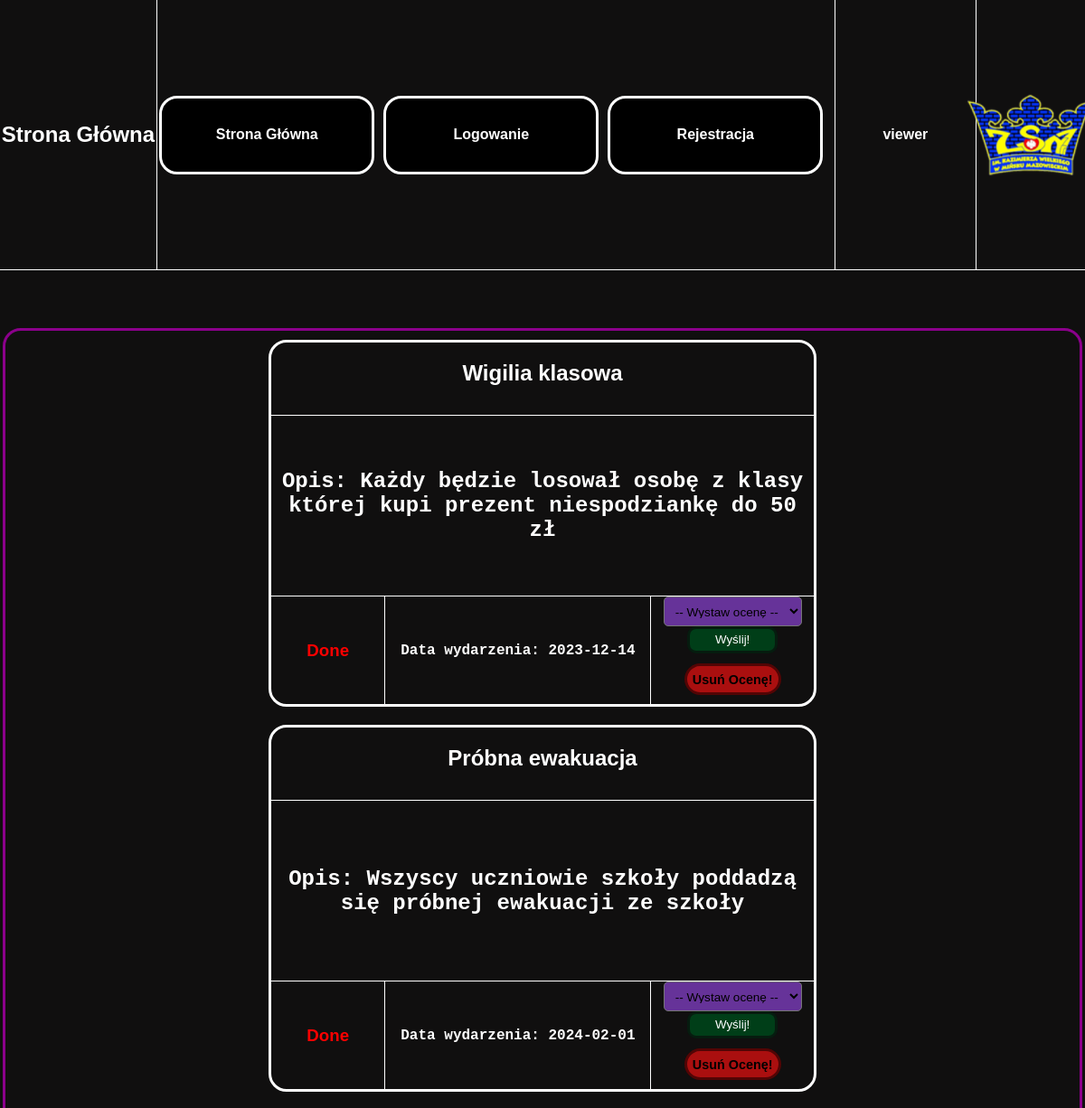
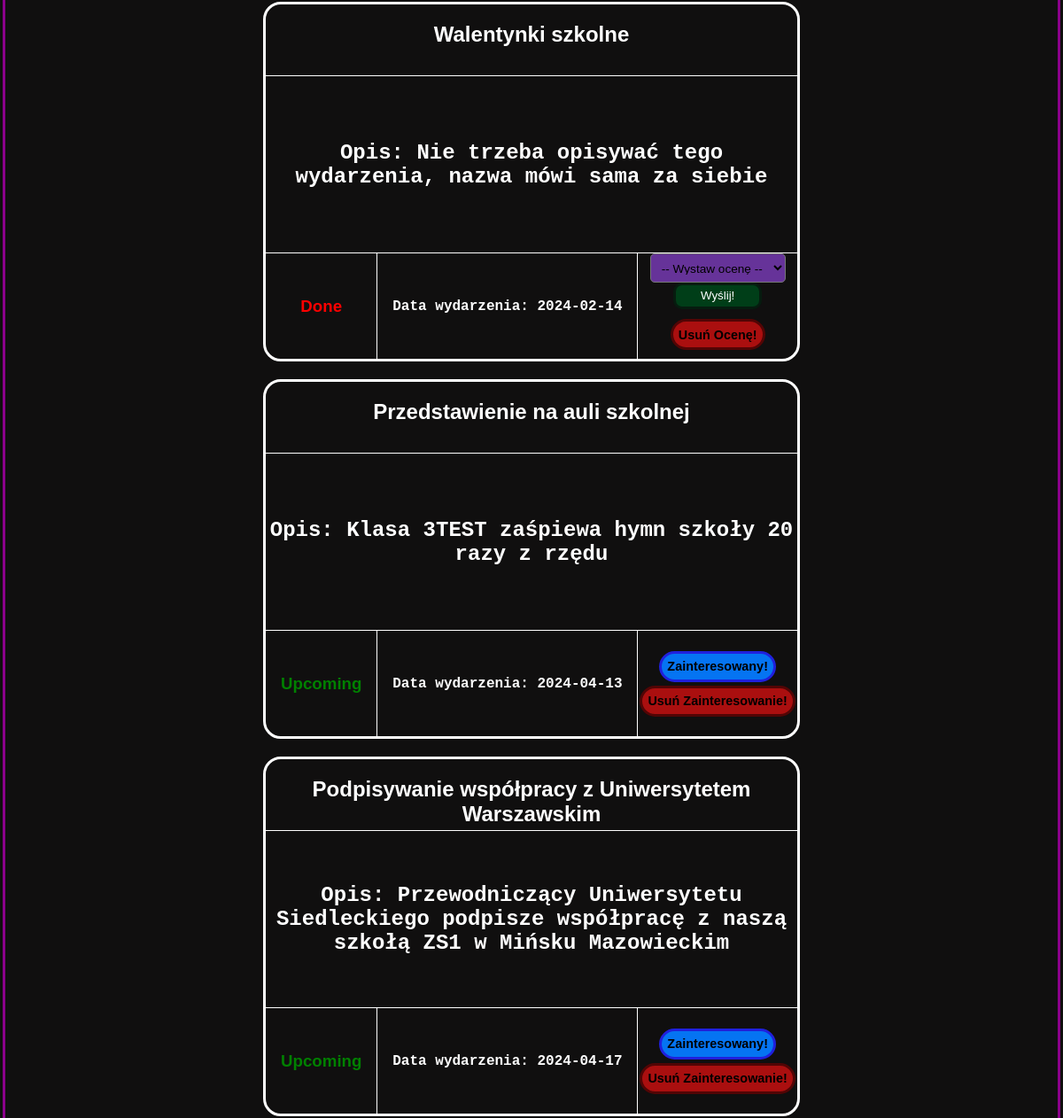
Before: / (upper part) with the older database file (2 pictures, top to bottom).
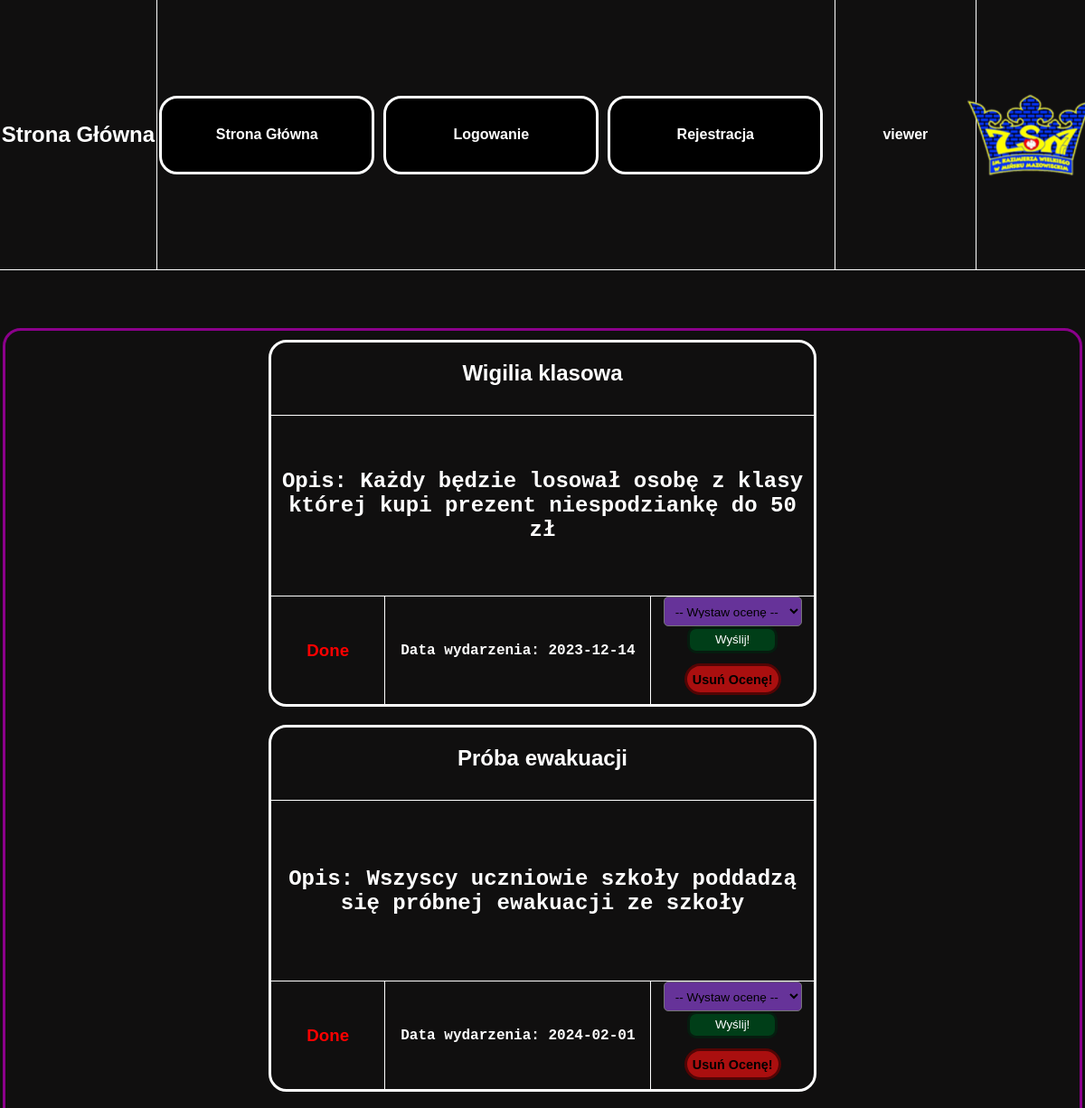
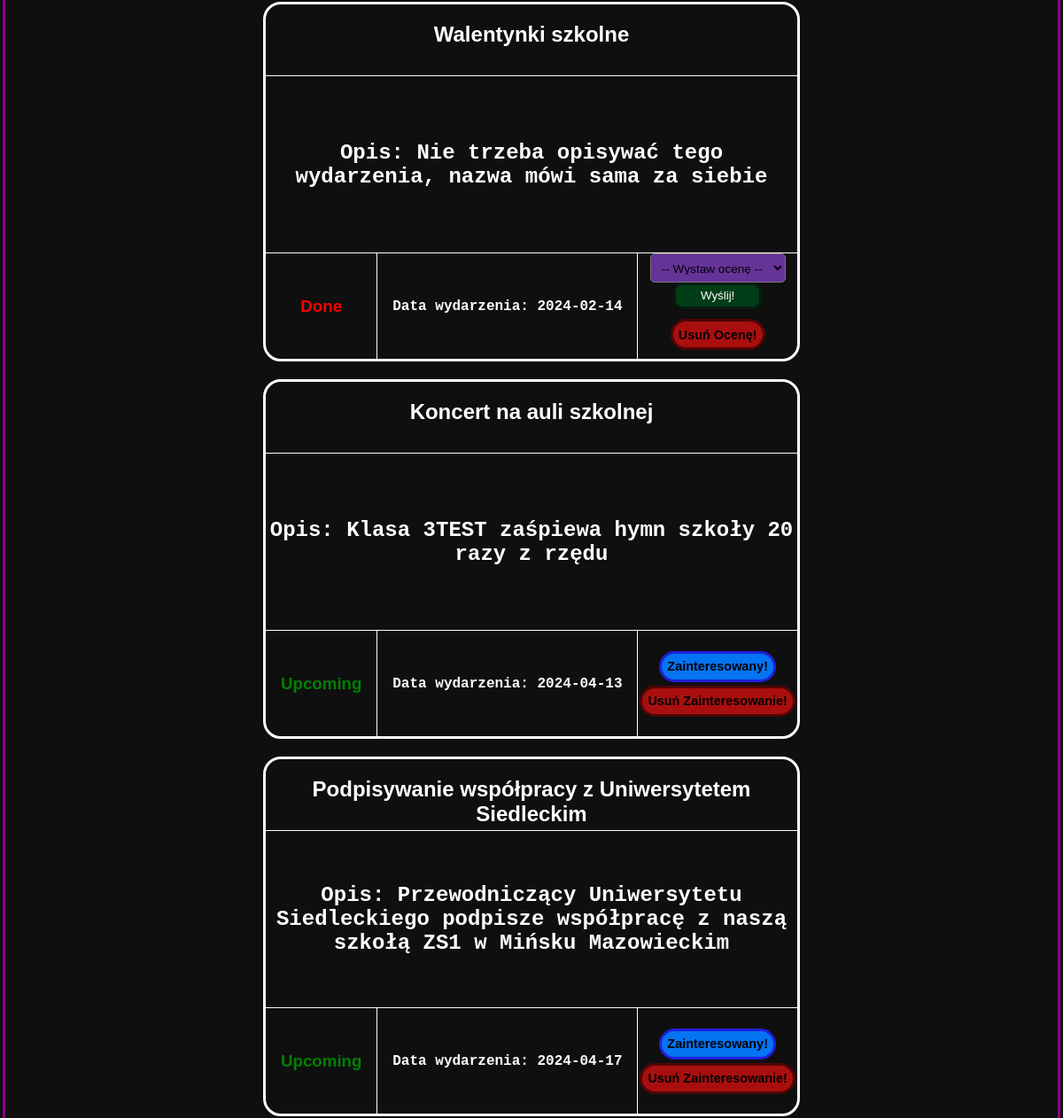
After: the same page with the newer database file (2 pictures, top to bottom).
### tables this page shows
CREATE TABLE `wydarzenia` (
  `ID` int(11) NOT NULL,
  `nazwa_wyd` text NOT NULL,
  `opis_wyd` text NOT NULL,
  `data_wyd` date NOT NULL
);

### index.php (the view, shortened to what this page needs)
<!DOCTYPE html>
<html lang="en">
<head>
    <link rel="stylesheet" href="style.css">
</head>
<body>
    <div id="ogol">
        <div id="menu">
            <div id="menlewolewo">
                <h1>Strona Główna</h1>
            </div>
            <div id="menlewo">
                <?php
                include 'menu.php';
                ?>
            </div>
            <div id="menprawo">
                <?php
                if (isset($_SESSION['user'])) {
                    echo $_SESSION['user'];
                } else {
                    echo "";
                }
                ?>
            </div>
            <div id="menprawoprawo">
            </div>
        </div>
        <div id="tresc">
            <div id="trescogol" style="display: flex; align-items: baseline; justify-content: center; flex-direction: row; flex-wrap: wrap; overflow-y: auto; border-top: solid darkmagenta 3px; border-radius: 20px; width: 99%; height: 95%; /* Ustaw maksymalną wysokość */">
                <?php
                $host = "localhost";
                $dbuser = "root";
                $dbpassword = "";
                $dbname = "Aaawlasny_projekt_BS";
                $conn = mysqli_connect($host, $dbuser, $dbpassword, $dbname);
                $sql = "SELECT `ID`, `nazwa_wyd`, `opis_wyd`, `data_wyd` FROM `wydarzenia` ORDER BY `data_wyd` ASC";
                $result = $conn->query($sql);
                if ($result->num_rows > 0) {
                    while ($row = $result->fetch_assoc()) {
                        echo "<div id = 'wydarzenie'>";
                        echo "<div id = 'divgora' style='display: flex; align-items: baseline; justify-content: center; height: 20%; width: 100%;'>";
                        echo "<h2 id='nazwa_wyd'>" .  $row['nazwa_wyd'] . "</h2>";
                        echo "</div>";
                        echo "<div id = 'divsrodek'>";
                        echo "<h2>" . "Opis: " . $row['opis_wyd'] . "</h2>";
                        echo "</div>";
                        echo "<div id = 'divdol'>";
                        echo "<div id = 'divdollewo'>";
                        echo "<div id = 'divdollewolewo'>";
                        $date = new DateTime($row['data_wyd']);
                        $now = new DateTime();
                        if ($date >= $now) {
                            echo "<h3 id ='dobre'>Upcoming</h3>";
                        } else {
                            echo "<h3 id ='zle'>Done</h3>";
                        }
                        echo "</div>";
                        echo "<div id = 'divdollewoprawo'>";
                        echo "<h4>" . "Data wydarzenia: " . $row['data_wyd'] . "</h4>";
                        echo "</div>";
                        echo "</div>";
                        echo "<div id = 'divdolprawo'>";
                        $date = new DateTime($row['data_wyd']);
                        $now = new DateTime();
                        if ($date < $now) {
                            echo "<div id = 'divdolprawogora'>";
                            echo "<form method='POST' action=''>";
                            echo "<select name='ocena_wyd' required>";
                            echo "<option value =''>-- Wystaw ocenę --</option>";
                            echo "</select>";
                            echo "<input type='submit' name='wyslij_ocene' id='wys_ocen' value='Wyślij!'>";
                            echo "</form>";
                            echo "</div>";
                            echo "<div id = 'divdolprawodol'>";
                            echo "<form method='POST' action=''>";
                            echo "<input type='submit' name='usun_ocene' id='usun_zainteresbutton' value='Usuń Ocenę!'>";
                            echo "</form>";
                            echo "</div>";
                        } else {
                            echo "<form method='POST' action=''>";
                            echo "<input type='submit' name='zainteres' id='zainteresbutton' value='Zainteresowany!'>";
                            echo "</form>";
                            echo "<form method='POST' action=''>";
                            echo "<input type='submit' name='usun_zainteres' id='usun_zainteresbutton' value='Usuń Zainteresowanie!'>";
                            echo "</form>";
                        }
                        echo "</div>";
                        echo "</div>";
                        echo "</div>";
                    }
                } else {
                    echo "<h1>Brak wydarzeń</h1>";
                }
                ?>
            </div>
        </div>
    </div>
</body>
</html>

Changed rows visible on the page:
changed wydarzenia "Wszyscy uczniowie szkoły poddadzą się próbnej ewakuacji ze szkoły": nazwa_wyd "Próbna ewakuacja" → "Próba ewakuacji"
changed wydarzenia "Klasa 3TEST zaśpiewa hymn szkoły 20 razy z rzędu": nazwa_wyd "Przedstawienie na auli szkolnej" → "Koncert na auli szkolnej"
changed wydarzenia: nazwa_wyd "Podpisywanie współpracy z Uniwersytetem Warszawskim" → "Podpisywanie współpracy z Uniwersytetem Siedleckim"
